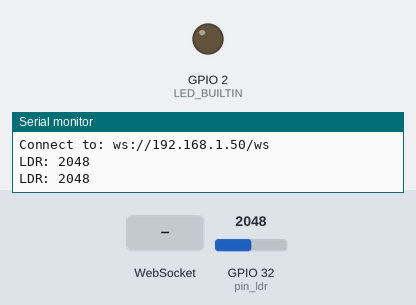
The program below on a simulated ESP32. Shown: output pins drawn as LEDs (lit = HIGH), the last lines printed to the serial monitor. The inputs (shaded band) are chosen by the test bench; at power-on: GPIO 32 (pin_ldr) = 2048. WiFi joins after 1.5 s; servers stay silent unless stated.

Above: at 2.7 s.
2.8 s: WebSocket text "1" received
At 3.4 s:
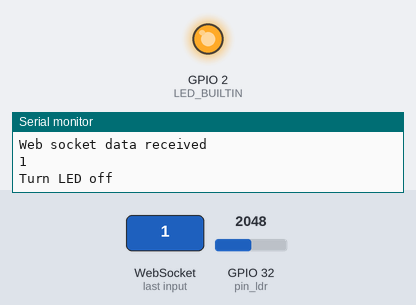
Timing chart, 0 to 5.8 s (numbered marks = the images above; inputs shaded):
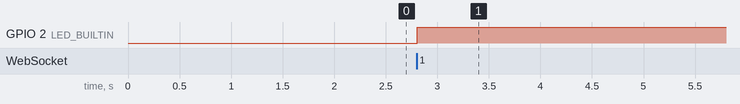

Measured:
- after the input at 2.8 s, GPIO 2 (LED_BUILTIN): LOW → HIGH at once

The program:

main.cpp
```cpp
#include <Arduino.h>
#ifdef ESP32
#include <WiFi.h>
#include <AsyncTCP.h>
#elif defined(ESP8266)
#include <ESP8266WiFi.h>
#include <ESPAsyncTCP.h>
#endif
#include <ESPAsyncWebServer.h>

const int pin_ldr = 32;

// TODO: Update SSID and password of your local Wifi
const char *ssid = "*******";
const char *password = "*******";

AsyncWebServer server(80);
AsyncWebSocket ws("/ws");

// Handle incoming web socket messages
// Note: we need to define this function before we reference it in setup()!
void onWsEvent(AsyncWebSocket *server, AsyncWebSocketClient *client, AwsEventType type, void *arg, uint8_t *data, size_t len)
{
  Serial.println("Web socket data received");
  // We only take a look at receiving data. There would also be other
  // events for (dis)connected clients, errors, etc.
  if (type == WS_EVT_DATA)
  {
    // Complete code for handling multi-part incoming messages or binary messages:
    // https://github.com/me-no-dev/ESPAsyncWebServer
    String receivedData = (char *)data;
    // Serial.println((char *)data);
    Serial.println(receivedData);
    if (receivedData.compareTo(String("on")) == 0)
    {
      Serial.println("Turn LED on");
      digitalWrite(LED_BUILTIN, LOW);
    }
    else
    {
      Serial.println("Turn LED off");
      digitalWrite(LED_BUILTIN, HIGH);
    }
  }
}

void setup()
{
  // Configure ESP32 Serial port and PINs
  Serial.begin(115200);
  pinMode(LED_BUILTIN, OUTPUT);
  pinMode(pin_ldr, INPUT);

  // Establish WiFi connection
  WiFi.mode(WIFI_STA);
  WiFi.begin(ssid, password);
  if (WiFi.waitForConnectResult() != WL_CONNECTED)
  {
    Serial.printf("WiFi Failed!\n");
    return;
  }

  // Print info on IP address and how to connect to the web socket
  Serial.print("Connect to: ws://");
  Serial.print(WiFi.localIP());
  Serial.println("/ws");

  // Add web socket event listener for incoming messages
  ws.onEvent(onWsEvent);

  // Connect the web socket handler to the web server
  server.addHandler(&ws);

  // Start the web server
  server.begin();
}

void loop()
{
  // Read the analog input GPIO to get the measurement from the LDR
  int ldr_val = analogRead(pin_ldr);

  // Print the measurement to the serial port and send it to all connected web socket clients
  String message = "LDR: " + String(ldr_val);
  Serial.println(message);
  ws.textAll(message);

  // Cleanup closed web socket connections and wait for a second for the next measurement
  ws.cleanupClients();
  delay(1000);
}
```
